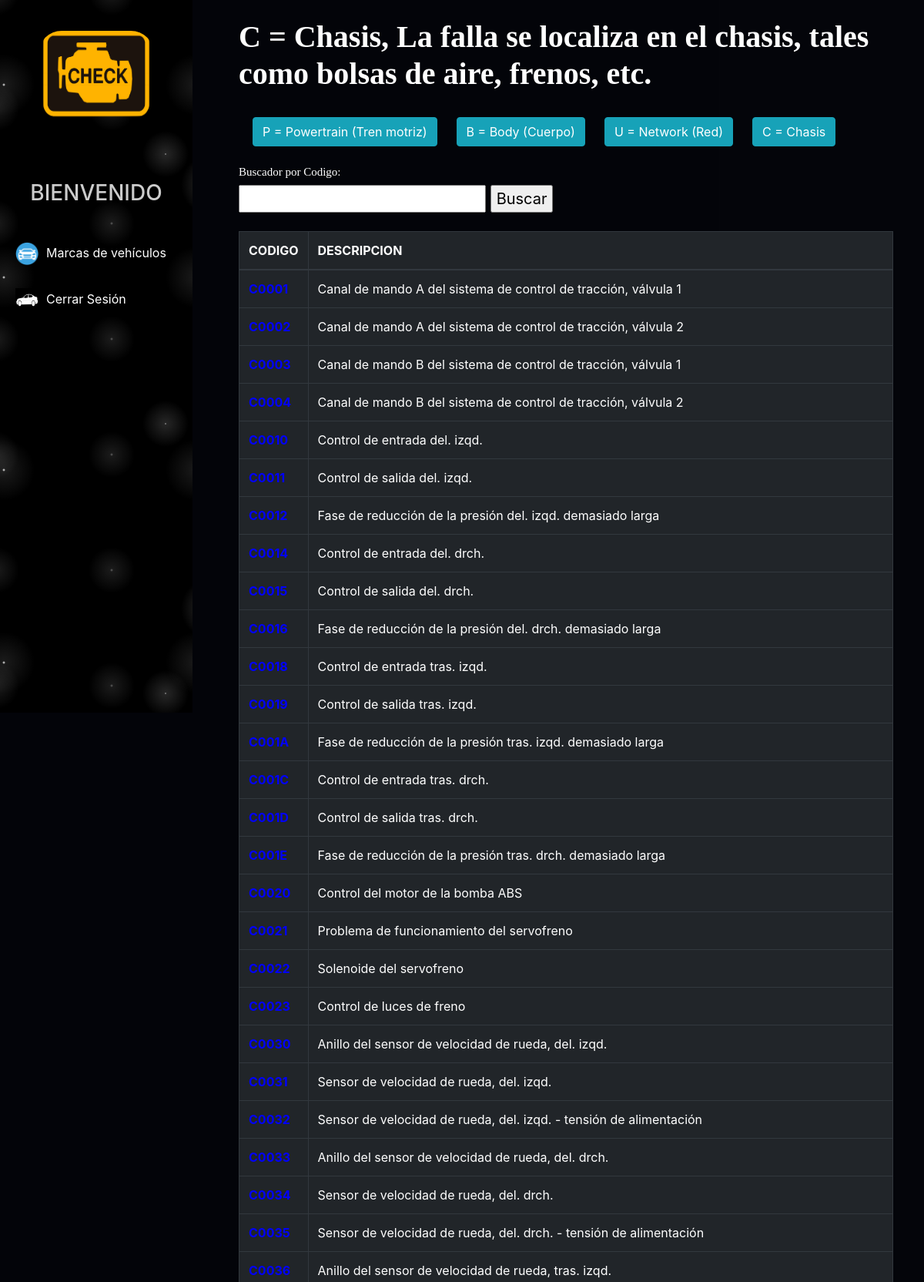
Screenshot of /obd2/c.php (upper part) with the database file from the repository.
### tables this page shows
CREATE TABLE IF NOT EXISTS `c` (
  `id` int(11) NOT NULL AUTO_INCREMENT,
  `codigo` varchar(50) DEFAULT NULL,
  `descripcion` varchar(300) DEFAULT NULL,
  PRIMARY KEY (`id`)
);

### obd2/buscar_c.php (called while the page is built, shortened)
<?php
include '../conexion.php';
$buscar=$_POST['buscar'];
$SQL_READ= "SELECT * FROM c WHERE (codigo LIKE '%" .$buscar."%') ORDER BY codigo ASC ";
$sql_query= mysqli_query($conex,$SQL_READ);
?>

### obd2/c.php (the view, shortened to what this page needs)
<!DOCTYPE html>
<html lang="en">
<head>
    <link rel="stylesheet" href="../../css/catalogo1.css">
    <link rel="stylesheet" href="../css/adm1.css">
    <link rel="stylesheet" href="https://maxcdn.bootstrapcdn.com/bootstrap/4.0.0/css/bootstrap.min.css">
</head>
<body>
<div class="sidebar">
        <center>
            <img src="../img/logo.png" class="profile_image" alt="">
            <h2></h2><br/>
            <h3> BIENVENIDO</h3>
        </center>
        <a href="../usuario/u_modelo.php"><i><img src="../img/iconos/2.png" width="30" height="30" alt=""></i><span>Marcas de vehículos</span></a>
        <a href="../login.php"><i><img src="../img/iconos/1.jpg" width="30" height="30" alt=""></i><span>Cerrar Sesión</span></a>
    </div>
    <div class="content">
        <div class="informacion">
        <h1>C = Chasis, La falla se localiza en el chasis, tales como bolsas de aire, frenos, etc.</h1><br/>
      <div class="reportes" style="display:flex">
      <a href="p.php">
      <button type="submit" style="margin-right:25px;" class="btn btn-info">P = Powertrain (Tren motriz)</button>
        </a>
      <a href="b.php">
      <button type="submit" style="margin-right:25px;" class="btn btn-info">B = Body (Cuerpo)</button></a>
      <a href="u.php">
      <button type="submit" style="margin-right:25px;" class="btn btn-info">U = Network (Red)</button>
        </a>
      <a href="c.php">
      <button type="submit" style="margin-right:25px;" class="btn btn-info">C = Chasis</button>
        </a>
        </div><br/>
        <h2>Buscador por Codigo:</h2>
        <form action="c.php" method="POST" autocomplete="off">
          <input type="text" name="buscar">
          <input type="submit" value="Buscar">
        </form><br/>
      <table class="table table-bordered table-dark">
        <thead>
          <tr>
            <th scope="col">CODIGO</th>
            <th scope="col">DESCRIPCION</th>
          </tr>
        </thead>
        <tbody>
          <?php
          include 'buscar_c.php';
          while($row = mysqli_fetch_array($sql_query)) {
          ?>
          <tr>
          <td>
                <b><a style="text-decoration: none; color: blue;" href="c_descripcion.php?id=<?php echo $row['id']; ?>"><?= $row['codigo']?></a></b>
            </td>
            <td><?= $row['descripcion']?></td>
          </tr>
          <?php } ?>
        </tbody>
      </table>
    </div>
    </div>
</body>
</html>

### css/catalogo1.css (style rules this page uses)
body { margin: 0; padding: 0; font-family: "Roboto", sans-serif; background: url(../img/2.jpg)no-repeat; background-size: 10000vh; background-position: cover; }
.sidebar { background-color:black; background-image: radial-gradient(white, rgba(255,255,255,.2) 2px, transparent 40px), radial-gradient(white, rgba(255,255,255,.15) 1px, transparent 30px), radial-gradient(white, rgba(255,255,255,.1) 2px, transparent 40px), radial-gradient(rgba(255,255,255,.4), rgba(255,255,255,.1) 2px, transparent 30px); background-size: 550px 550px, 350px 350px, 250px 250px, 150px 150px; background-position: 0 0, 40px 60px, 130px 270px, 70px 100px; margin-top: -35px; padding: 10px 30px 0px -30px; position: fixed; left: 0; width: 250px; height: 120vh; }
.sidebar .profile_image { width: 150px; height: 150px; margin-bottom: 15px; margin-top: 45px; }
.sidebar h3 { color: #ccc; margin-top: 0; margin-bottom: 30px; }
.sidebar a { color: #fff; display: block; width: 90%; line-height: 60px; text-decoration: none; padding-left: 20px; box-sizing: border-box; transition: 0.5s; transition-property: background; }
.sidebar i { padding-right: 10px; }

### css/adm1.css (style rules this page uses)
body { margin: 0; padding: 0; font-family: "Roboto", sans-serif; background: url(../img/2.jpg)no-repeat; background-size: 10000vh; background-position: cover; }
.sidebar { background-color:black; background-image: radial-gradient(white, rgba(255,255,255,.2) 2px, transparent 40px), radial-gradient(white, rgba(255,255,255,.15) 1px, transparent 30px), radial-gradient(white, rgba(255,255,255,.1) 2px, transparent 40px), radial-gradient(rgba(255,255,255,.4), rgba(255,255,255,.1) 2px, transparent 30px); background-size: 550px 550px, 350px 350px, 250px 250px, 150px 150px; background-position: 0 0, 40px 60px, 130px 270px, 70px 100px; margin-top: -35px; padding: 10px 30px 0px -30px; position: fixed; left: 0; width: 250px; height: 120vh; }
.sidebar .profile_image { width: 150px; height: 150px; border-radius: 30px; margin-bottom: 15px; margin-top: 75px; }
.sidebar h3 { color: #ccc; margin-top: 0; margin-bottom: 30px; }
.sidebar a { color: #fff; display: block; width: 90%; line-height: 60px; text-decoration: none; padding-left: 20px; box-sizing: border-box; transition: 0.5s; transition-property: background; }
.sidebar i { padding-right: 10px; }
.content { margin-left: 250px; max-height: 1000vh; margin-right: 0px; margin-top: -50px; }
.informacion { margin-left: 60px; height: 100vh; margin-right: 40px; margin-top: 50px; }
.informacion h1 { font-family: serif; color: white; font-weight: 700; }
.informacion h2 { font-family: serif; color: white; font-size: 15px; }
form { font-size: 20px; }

### rows the page displays
c: descripcion "Canal de mando A del sistema de control de tracción, válvula 1"
c: descripcion "Canal de mando A del sistema de control de tracción, válvula 2"
c: descripcion "Canal de mando B del sistema de control de tracción, válvula 1"
c: descripcion "Canal de mando B del sistema de control de tracción, válvula 2"
c: descripcion "Control de entrada del. izqd."
c: descripcion "Control de salida del. izqd."
c: descripcion "Fase de reducción de la presión del. izqd. demasiado larga"
c: descripcion "Control de entrada del. drch."
c: descripcion "Control de salida del. drch."
c: descripcion "Fase de reducción de la presión del. drch. demasiado larga"
c: descripcion "Control de entrada tras. izqd."
c: descripcion "Control de salida tras. izqd."
c: descripcion "Fase de reducción de la presión tras. izqd. demasiado larga"
c: descripcion "Control de entrada tras. drch."
c: descripcion "Control de salida tras. drch."
c: descripcion "Fase de reducción de la presión tras. drch. demasiado larga"
c: descripcion "Control del motor de la bomba ABS"
c: descripcion "Problema de funcionamiento del servofreno"
c: descripcion "Solenoide del servofreno"
c: descripcion "Control de luces de freno"
c: descripcion "Anillo del sensor de velocidad de rueda, del. izqd."
c: descripcion "Sensor de velocidad de rueda, del. izqd."
c: descripcion "Sensor de velocidad de rueda, del. izqd. - tensión de alimentación"
c: descripcion "Anillo del sensor de velocidad de rueda, del. drch."
c: descripcion "Sensor de velocidad de rueda, del. drch."
c: descripcion "Sensor de velocidad de rueda, del. drch. - tensión de alimentación"
c: descripcion "Anillo del sensor de velocidad de rueda, tras. izqd."
